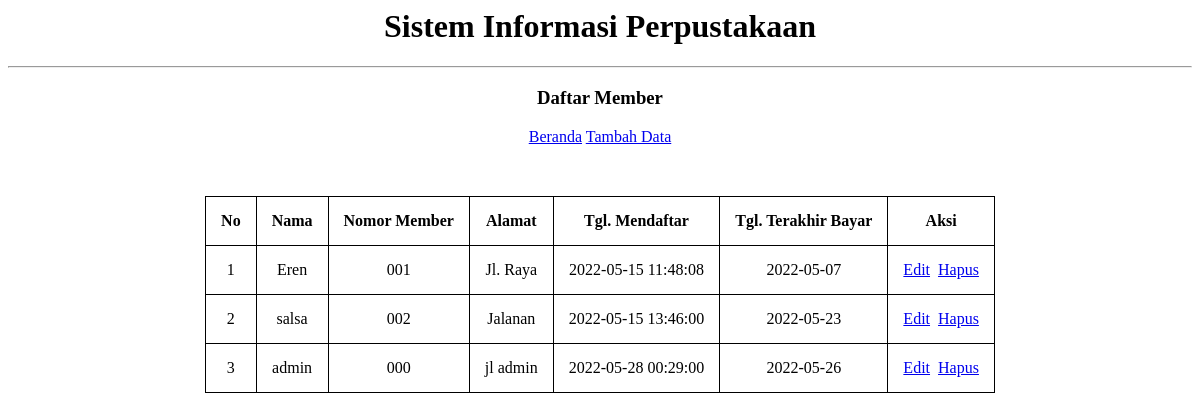
Screenshot of /Member.php (signed in) with the database file from the repository.
### tables this page shows
CREATE TABLE `member` (
  `id_member` int(11) NOT NULL,
  `nama_member` varchar(250) NOT NULL,
  `nomor_member` varchar(15) NOT NULL,
  `password` varchar(45) NOT NULL,
  `alamat` text NOT NULL,
  `tgl_mendaftar` datetime NOT NULL,
  `tgl_terakhir_bayar` date NOT NULL
);

### Model.php (called while the page is built, shortened)
<?php
    class Model
    {
        public function getMember()
        {
            $sql = "SELECT * FROM member";
            $result = mysqli_query($GLOBALS['koneksi'], $sql);
            return $result;
        }
    }
?>

### Member.php (the view, shortened to what this page needs)
<?php
    require "Model.php";
    $no = 1;
    $member = new Model();
    $result = $member->getMember();
    if (isset($_SESSION['nomor_member'])) :
?>
<html>
<head>
    </head>
    <body>
        <h1>Sistem Informasi Perpustakaan</h1>
        <hr>
        <h3>Daftar Member</h3>
        <a href='index.php'>Beranda</a>
        <a href='FormMember.php'>Tambah Data</a>
        <p>&nbsp;</p>
        <table>
            <thead>
                <tr>
                    <th>No</th>
                    <th>Nama</th>
                    <th>Nomor Member</th>
                    <th>Alamat</th>
                    <th>Tgl. Mendaftar</th>
                    <th>Tgl. Terakhir Bayar</th>
                    <th>Aksi</th>
                </tr>
            </thead>
            <tbody>
                <?php while ($row = mysqli_fetch_assoc($result))  { ?>
                    <tr>
                        <td><?= $no++ ?></td>
                        <td><?= $row['nama_member'] ?></td>
                        <td><?= $row['nomor_member'] ?></td>
                        <td><?= $row['alamat'] ?></td>
                        <td><?= $row['tgl_mendaftar'] ?></td>
                        <td><?= $row['tgl_terakhir_bayar'] ?></td>
                        <td>
                            <a href="FormMember.php?id_member=<?= $row['id_member']; ?>">Edit</a>&nbsp;
                            <a href="javascript:confirmDelete('Member.php?id_member=<?= $row['id_member']; ?>')">Hapus</a>
                        </td>
                    </tr>
                <?php } ?>
            </tbody>
        </table>
    </body>
</html>
<?php
else :
    header("Location: ErrorPage.php");
endif;
?>

### Member.php (style rules this page uses)
table, tr, th, td { text-align: center; margin-left: auto; margin-right: auto; border: 1px solid black; border-collapse: collapse; }
tr, th, td { padding: 15px; }
body { text-align: center; }

### rows the page displays
member: nama_member "Eren", nomor_member "001", alamat "Jl. Raya", tgl_mendaftar "2022-05-15 11:48:08", tgl_terakhir_bayar "2022-05-07"
member: nama_member "salsa", nomor_member "002", alamat "Jalanan", tgl_mendaftar "2022-05-15 13:46:00", tgl_terakhir_bayar "2022-05-23"
member: nama_member "admin", nomor_member "000", alamat "jl admin", tgl_mendaftar "2022-05-28 00:29:00", tgl_terakhir_bayar "2022-05-26"
